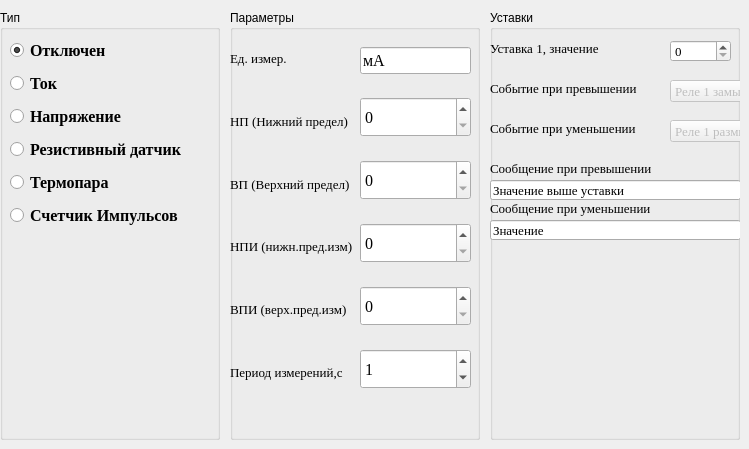
     <widget class="QWidget" name="tab_13">
      <attribute name="title">
       <string>Канал 1</string>
      </attribute>
      <widget class="QGroupBox" name="groupBox">
       <property name="geometry">
        <rect>
         <x>0</x>
         <y>10</y>
         <width>220</width>
         <height>430</height>
        </rect>
       </property>
       <property name="title">
        <string>Тип</string>
       </property>
       <widget class="QWidget" name="layoutWidget">
        <property name="geometry">
         <rect>
          <x>10</x>
          <y>25</y>
          <width>217</width>
          <height>201</height>
         </rect>
        </property>
        <layout class="QVBoxLayout" name="verticalLayout">
         <property name="spacing">
          <number>5</number>
         </property>
         <item>
          <widget class="QRadioButton" name="ButonOtklChannel_1">
           <property name="font">
            <font>
             <family>Times New Roman</family>
             <pointsize>12</pointsize>
             <weight>75</weight>
             <bold>true</bold>
            </font>
           </property>
           <property name="text">
            <string>Отключен                      </string>
           </property>
           <property name="checked">
            <bool>true</bool>
           </property>
          </widget>
         </item>
         <item>
          <widget class="QRadioButton" name="UnChan1RadButTok">
           <property name="font">
            <font>
             <family>Times New Roman</family>
             <pointsize>12</pointsize>
             <weight>75</weight>
             <bold>true</bold>
            </font>
           </property>
           <property name="text">
            <string>Ток                                    </string>
           </property>
          </widget>
         </item>
         <item>
          <widget class="QRadioButton" name="ButtonNapryagenie">
           <property name="font">
            <font>
             <family>Times New Roman</family>
             <pointsize>12</pointsize>
             <weight>75</weight>
             <bold>true</bold>
            </font>
           </property>
           <property name="text">
            <string>Напряжение                     </string>
           </property>
          </widget>
         </item>
         <item>
          <widget class="QRadioButton" name="UnChan1RadButResistor">
           <property name="font">
            <font>
             <family>Times New Roman</family>
             <pointsize>12</pointsize>
             <weight>75</weight>
             <bold>true</bold>
            </font>
           </property>
           <property name="text">
            <string>Резистивный датчик       </string>
           </property>
          </widget>
         </item>
         <item>
          <widget class="QRadioButton" name="UnChan1RadButTPara">
           <property name="font">
            <font>
             <family>Times New Roman</family>
             <pointsize>12</pointsize>
             <weight>75</weight>
             <bold>true</bold>
            </font>
           </property>
           <property name="text">
            <string>Термопара                           </string>
           </property>
          </widget>
         </item>
         <item>
          <widget class="QRadioButton" name="UnChan1RadButSchetchImp">
           <property name="font">
            <font>
             <family>Times New Roman</family>
             <pointsize>12</pointsize>
             <weight>75</weight>
             <bold>true</bold>
            </font>
           </property>
           <property name="text">
            <string>Счетчик Импульсов           </string>
           </property>
          </widget>
         </item>
        </layout>
       </widget>
      </widget>
      <widget class="QGroupBox" name="groupBox_3">
       <property name="geometry">
        <rect>
         <x>230</x>
         <y>10</y>
         <width>250</width>
         <height>430</height>
        </rect>
       </property>
       <property name="title">
        <string>Параметры</string>
       </property>
       <widget class="QWidget" name="layoutWidget">
        <property name="geometry">
         <rect>
          <x>130</x>
          <y>20</y>
          <width>111</width>
          <height>381</height>
         </rect>
        </property>
        <layout class="QVBoxLayout" name="verticalLayout_2">
         <item>
          <widget class="QLineEdit" name="Chanel1_Units">
           <property name="minimumSize">
            <size>
             <width>100</width>
             <height>0</height>
            </size>
           </property>
           <property name="font">
            <font>
             <family>Times New Roman</family>
             <pointsize>12</pointsize>
            </font>
           </property>
           <property name="text">
            <string>мА</string>
           </property>
          </widget>
         </item>
         <item>
          <widget class="QSpinBox" name="NP_Box_2">
           <property name="minimumSize">
            <size>
             <width>100</width>
             <height>40</height>
            </size>
           </property>
           <property name="font">
            <font>
             <family>Times New Roman</family>
             <pointsize>12</pointsize>
            </font>
           </property>
          </widget>
         </item>
         <item>
          <widget class="QSpinBox" name="VP_BOX_2">
           <property name="minimumSize">
            <size>
             <width>100</width>
             <height>40</height>
            </size>
           </property>
           <property name="font">
            <font>
             <family>Times New Roman</family>
             <pointsize>12</pointsize>
            </font>
           </property>
          </widget>
         </item>
         <item>
          <widget class="QSpinBox" name="VPI_BOX_3">
           <property name="minimumSize">
            <size>
             <width>100</width>
             <height>40</height>
            </size>
           </property>
           <property name="font">
            <font>
             <family>Times New Roman</family>
             <pointsize>12</pointsize>
            </font>
           </property>
          </widget>
         </item>
         <item>
          <widget class="QSpinBox" name="NPI_BOX_4">
           <property name="minimumSize">
            <size>
             <width>100</width>
             <height>40</height>
            </size>
           </property>
           <property name="font">
            <font>
             <family>Times New Roman</family>
             <pointsize>12</pointsize>
            </font>
           </property>
          </widget>
         </item>
         <item>
          <widget class="QSpinBox" name="NPI_BOX_3">
           <property name="minimumSize">
            <size>
             <width>100</width>
             <height>40</height>
            </size>
           </property>
           <property name="font">
            <font>
             <family>Times New Roman</family>
             <pointsize>12</pointsize>
            </font>
           </property>
           <property name="minimum">
            <number>0</number>
           </property>
           <property name="singleStep">
            <number>1</number>
           </property>
           <property name="value">
            <number>1</number>
           </property>
          </widget>
         </item>
        </layout>
       </widget>
       <widget class="QWidget" name="layoutWidget">
        <property name="geometry">
         <rect>
          <x>0</x>
          <y>20</y>
          <width>131</width>
          <height>371</height>
         </rect>
        </property>
        <layout class="QVBoxLayout" name="verticalLayout_3">
         <item>
          <widget class="QLabel" name="label_18">
           <property name="font">
            <font>
             <family>Times New Roman</family>
             <pointsize>10</pointsize>
            </font>
           </property>
           <property name="text">
            <string>Ед. измер.</string>
           </property>
          </widget>
         </item>
         <item>
          <widget class="QLabel" name="label_13">
           <property name="font">
            <font>
             <family>Times New Roman</family>
             <pointsize>10</pointsize>
            </font>
           </property>
           <property name="text">
            <string>НП (Нижний предел)</string>
           </property>
          </widget>
         </item>
         <item>
          <widget class="QLabel" name="label_14">
           <property name="font">
            <font>
             <family>Times New Roman</family>
             <pointsize>10</pointsize>
            </font>
           </property>
           <property name="text">
            <string>ВП (Верхний предел)</string>
           </property>
          </widget>
         </item>
         <item>
          <widget class="QLabel" name="label_16">
           <property name="font">
            <font>
             <family>Times New Roman</family>
             <pointsize>10</pointsize>
            </font>
           </property>
           <property name="text">
            <string>НПИ (нижн.пред.изм)</string>
           </property>
          </widget>
         </item>
         <item>
          <widget class="QLabel" name="label_15">
           <property name="font">
            <font>
             <family>Times New Roman</family>
             <pointsize>10</pointsize>
            </font>
           </property>
           <property name="text">
            <string>ВПИ (верх.пред.изм)</string>
           </property>
          </widget>
         </item>
         <item>
          <widget class="QLabel" name="label_17">
           <property name="font">
            <font>
             <family>Times New Roman</family>
             <pointsize>10</pointsize>
            </font>
           </property>
           <property name="text">
            <string>Период измерений,с</string>
           </property>
          </widget>
         </item>
        </layout>
       </widget>
      </widget>
      <widget class="QGroupBox" name="groupBox_4">
       <property name="geometry">
        <rect>
         <x>490</x>
         <y>10</y>
         <width>250</width>
         <height>430</height>
        </rect>
       </property>
       <property name="title">
        <string>Уставки</string>
       </property>
       <widget class="QSpinBox" name="VPI_BOX_6">
        <property name="geometry">
         <rect>
          <x>180</x>
          <y>30</y>
          <width>61</width>
          <height>22</height>
         </rect>
        </property>
        <property name="font">
         <font>
          <family>Times New Roman</family>
          <pointsize>10</pointsize>
         </font>
        </property>
       </widget>
       <widget class="QLabel" name="label_33">
        <property name="geometry">
         <rect>
          <x>0</x>
          <y>110</y>
          <width>161</width>
          <height>16</height>
         </rect>
        </property>
        <property name="font">
         <font>
          <family>Times New Roman</family>
          <pointsize>10</pointsize>
         </font>
        </property>
        <property name="text">
         <string>Событие при уменьшении</string>
        </property>
       </widget>
       <widget class="QLineEdit" name="lineEdit_8">
        <property name="geometry">
         <rect>
          <x>0</x>
          <y>210</y>
          <width>251</width>
          <height>20</height>
         </rect>
        </property>
        <property name="font">
         <font>
          <family>Times New Roman</family>
          <pointsize>10</pointsize>
         </font>
        </property>
        <property name="text">
         <string>Значение</string>
        </property>
        <property name="maxLength">
         <number>8</number>
        </property>
       </widget>
       <widget class="QComboBox" name="comboBox_10">
        <property name="enabled">
         <bool>false</bool>
        </property>
        <property name="geometry">
         <rect>
          <x>180</x>
          <y>110</y>
          <width>171</width>
          <height>22</height>
         </rect>
        </property>
        <property name="font">
         <font>
          <family>Times New Roman</family>
          <pointsize>10</pointsize>
         </font>
        </property>
        <property name="currentIndex">
         <number>1</number>
        </property>
        <item>
         <property name="text">
          <string>Реле 1 замыкание</string>
         </property>
        </item>
        <item>
         <property name="text">
          <string>Реле 1 размыкание</string>
         </property>
        </item>
       </widget>
       <widget class="QLabel" name="label_34">
        <property name="geometry">
         <rect>
          <x>0</x>
          <y>150</y>
          <width>181</width>
          <height>16</height>
         </rect>
        </property>
        <property name="font">
         <font>
          <family>Times New Roman</family>
          <pointsize>10</pointsize>
         </font>
        </property>
        <property name="text">
         <string>Сообщение при превышении</string>
        </property>
       </widget>
       <widget class="QLineEdit" name="lineEdit_9">
        <property name="geometry">
         <rect>
          <x>0</x>
          <y>170</y>
          <width>251</width>
          <height>20</height>
         </rect>
        </property>
        <property name="font">
         <font>
          <family>Times New Roman</family>
          <pointsize>10</pointsize>
         </font>
        </property>
        <property name="text">
         <string>Значение выше уставки</string>
        </property>
       </widget>
       <widget class="QLabel" name="label_35">
        <property name="geometry">
         <rect>
          <x>0</x>
          <y>70</y>
          <width>161</width>
          <height>16</height>
         </rect>
        </property>
        <property name="font">
         <font>
          <family>Times New Roman</family>
          <pointsize>10</pointsize>
         </font>
        </property>
        <property name="text">
         <string>Событие при превышении</string>
        </property>
       </widget>
       <widget class="QLabel" name="label_36">
        <property name="geometry">
         <rect>
          <x>0</x>
          <y>30</y>
          <width>131</width>
          <height>16</height>
         </rect>
        </property>
        <property name="font">
         <font>
          <family>Times New Roman</family>
          <pointsize>10</pointsize>
         </font>
        </property>
        <property name="text">
         <string>Уставка 1, значение</string>
        </property>
       </widget>
       <widget class="QLabel" name="label_37">
        <property name="geometry">
         <rect>
          <x>0</x>
          <y>190</y>
          <width>181</width>
          <height>16</height>
         </rect>
        </property>
        <property name="font">
         <font>
          <family>Times New Roman</family>
          <pointsize>10</pointsize>
         </font>
        </property>
        <property name="text">
         <string>Сообщение при уменьшении</string>
        </property>
       </widget>
       <widget class="QComboBox" name="comboBox_6">
        <property name="enabled">
         <bool>false</bool>
        </property>
        <property name="geometry">
         <rect>
          <x>180</x>
          <y>70</y>
          <width>171</width>
          <height>22</height>
         </rect>
        </property>
        <property name="font">
         <font>
          <family>Times New Roman</family>
          <pointsize>10</pointsize>
         </font>
        </property>
        <item>
         <property name="text">
          <string>Реле 1 замыкание</string>
         </property>
        </item>
        <item>
         <property name="text">
          <string>Реле 1 размыкание</string>
         </property>
        </item>
       </widget>
      </widget>
     </widget>
